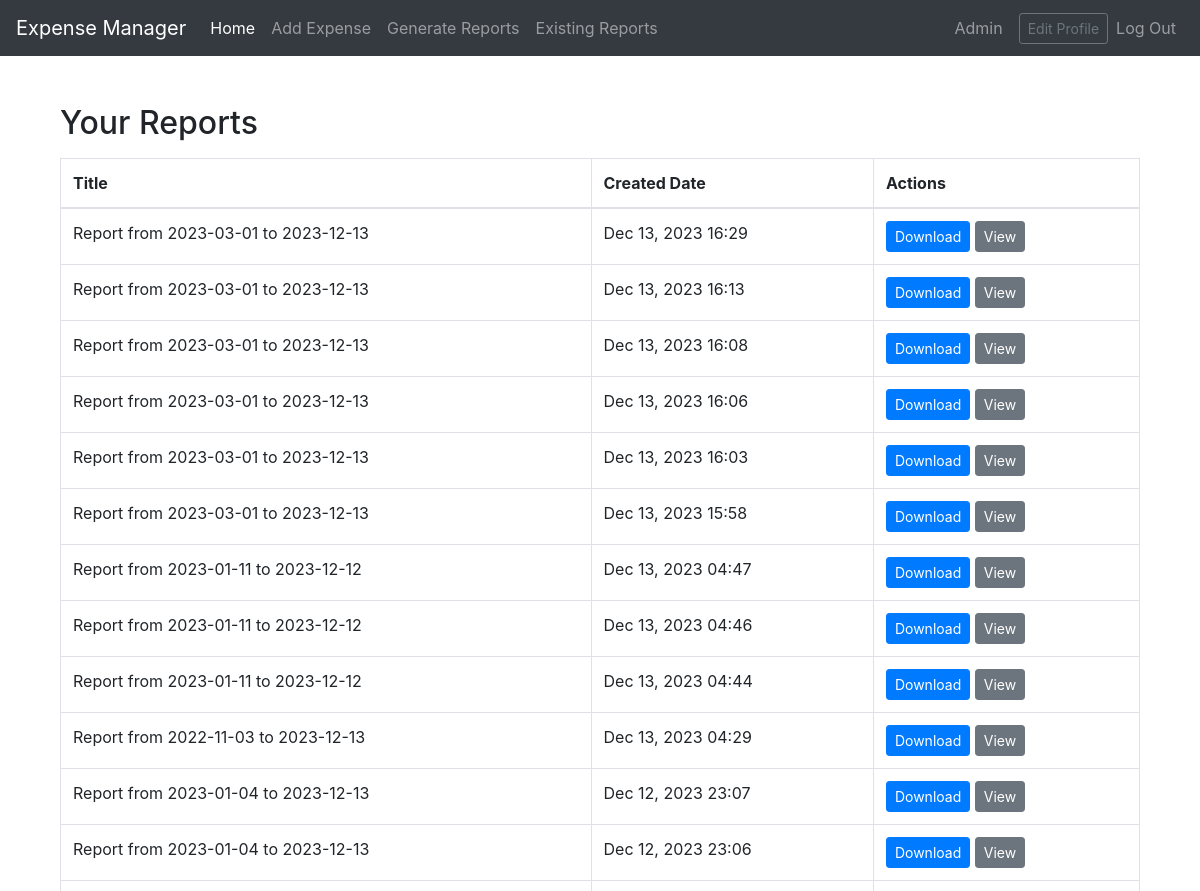
Before: /view-reports/ (signed in, upper part) with the older database file.
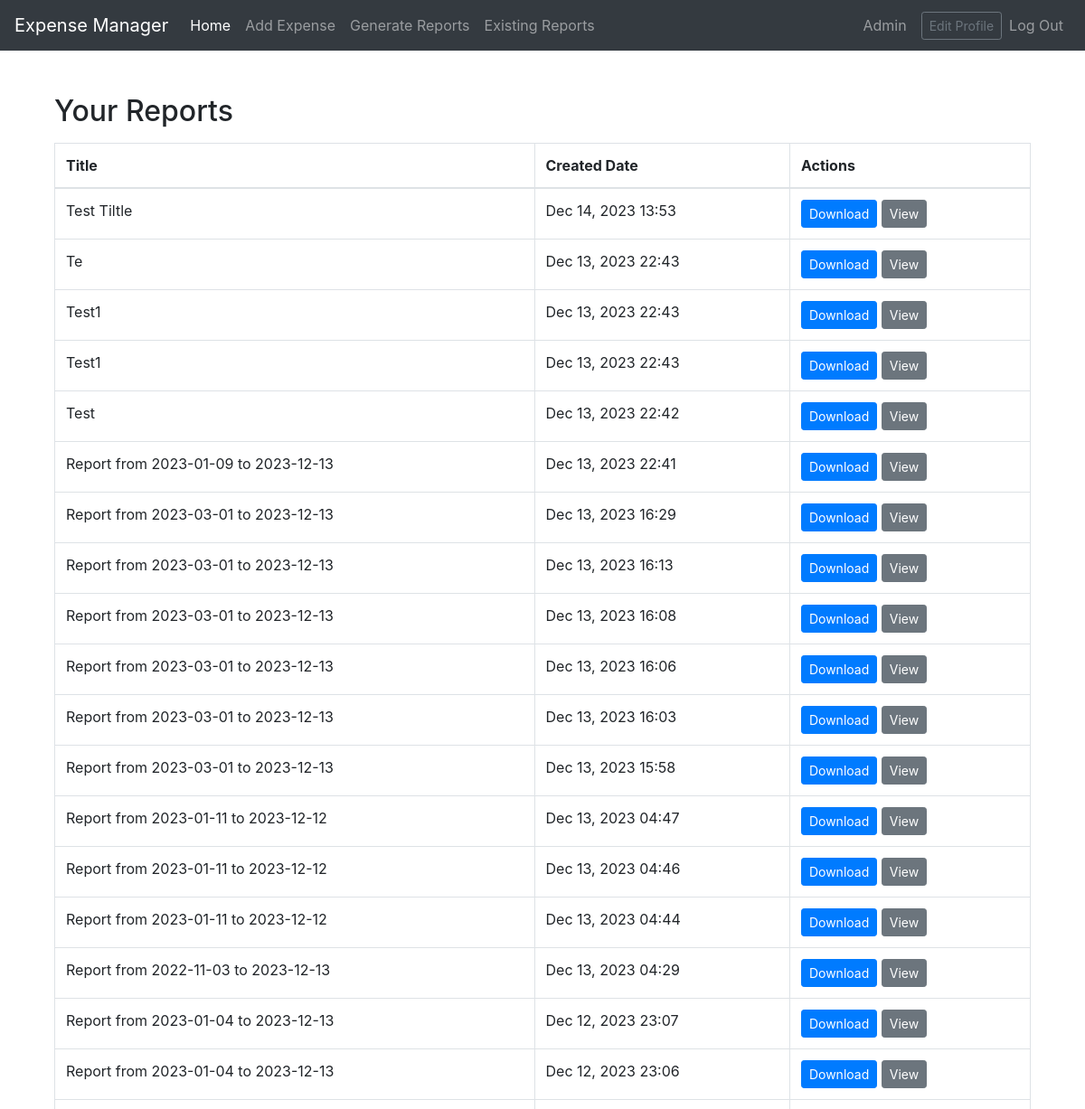
After: the same page with the newer database file.
### expenses/models.py (models this page shows, shortened)
class Report(models.Model):
    user = models.ForeignKey(User, on_delete=models.CASCADE)
    title = models.CharField(max_length=100, blank=True)
    created_date = models.DateTimeField(auto_now_add=True)
    report_file = models.FileField(upload_to='reports/', blank=True, null=True)
    unique_id = models.UUIDField(default=uuid.uuid4, editable=False, unique=True)
    start_date = models.DateField(null=True, blank=True)
    end_date = models.DateField(null=True, blank=True)

### expenses/views.py (the view)
# urls.py: path('view-reports/', view_reports, name='view_reports'),
@login_required
def view_reports(request):
    user_reports = Report.objects.filter(user=request.user).order_by('-created_date')
    context = {'reports': user_reports}
    return render(request, 'expenses/view_reports.html', context)

### expenses/templates/expenses/view_reports.html (shortened to what this page needs)
{% extends 'base.html' %}
{% block content %}
<div class="container mt-4">
    <h2 class="mb-3">Your Reports</h2>
    <div class="table-responsive">
        <table class="table table-bordered">
            <thead>
                <tr>
                    <th>Title</th>
                    <th>Created Date</th>
                    <th>Actions</th>
                </tr>
            </thead>
            <tbody>
                {% for report in reports %}
                <tr>
                    <td>{{ report.title }}</td>
                    <td>{{ report.created_date|date:"M d, Y H:i" }}</td>
                    <td>
                        {% if report.report_file %}
                        <a href="{{ report.report_file.url }}" class="btn btn-primary btn-sm" download="{{ report.title }}.csv">Download</a>
                        <a href="{% url 'report_detail' report.id %}" class="btn btn-secondary btn-sm">View</a>
                        {% endif %}
                    </td>
                </tr>
                {% empty %}
                <tr>
                    <td colspan="3">No reports found.</td>
                </tr>
                {% endfor %}
            </tbody>
        </table>
    </div>
</div>
{% endblock %}

Changed rows visible on the page:
added Report: title "Test Tiltle", created_date "Dec 14, 2023 13:53"
added Report: title "Te", created_date "Dec 13, 2023 22:43"
added Report: title "Test1", created_date "Dec 13, 2023 22:43"
added Report: title "Test1", created_date "Dec 13, 2023 22:43"
added Report: title "Test", created_date "Dec 13, 2023 22:42"
added Report: title "Report from 2023-01-09 to 2023-12-13", created_date "Dec 13, 2023 22:41"
